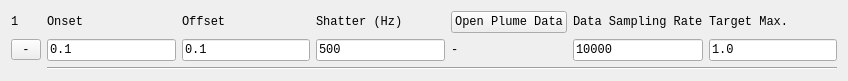
<?xml version="1.0" encoding="UTF-8"?>
<ui version="4.0">
 <class>Form</class>
 <widget class="QWidget" name="Form">
  <property name="geometry">
   <rect>
    <x>0</x>
    <y>0</y>
    <width>848</width>
    <height>76</height>
   </rect>
  </property>
  <property name="sizePolicy">
   <sizepolicy hsizetype="Preferred" vsizetype="Preferred">
    <horstretch>0</horstretch>
    <verstretch>0</verstretch>
   </sizepolicy>
  </property>
  <property name="font">
   <font>
    <family>Lucida Console</family>
   </font>
  </property>
  <property name="windowTitle">
   <string>Form</string>
  </property>
  <layout class="QGridLayout" name="gridLayout">
   <item row="1" column="5">
    <widget class="QLabel" name="plumeDataLabel">
     <property name="text">
      <string>-</string>
     </property>
    </widget>
   </item>
   <item row="0" column="6">
    <widget class="QLabel" name="label_5">
     <property name="text">
      <string>Data Sampling Rate</string>
     </property>
    </widget>
   </item>
   <item row="1" column="7">
    <widget class="QLineEdit" name="targetMaxEdit">
     <property name="text">
      <string>1.0</string>
     </property>
    </widget>
   </item>
   <item row="2" column="2" colspan="6">
    <widget class="Line" name="line_2">
     <property name="orientation">
      <enum>Qt::Horizontal</enum>
     </property>
    </widget>
   </item>
   <item row="0" column="3">
    <widget class="QLabel" name="label_2">
     <property name="text">
      <string>Offset</string>
     </property>
    </widget>
   </item>
   <item row="0" column="7">
    <widget class="QLabel" name="label_3">
     <property name="text">
      <string>Target Max.</string>
     </property>
    </widget>
   </item>
   <item row="1" column="3">
    <widget class="QLineEdit" name="offsetEdit">
     <property name="text">
      <string>0.1</string>
     </property>
    </widget>
   </item>
   <item row="1" column="2">
    <widget class="QLineEdit" name="onsetEdit">
     <property name="text">
      <string>0.1</string>
     </property>
    </widget>
   </item>
   <item row="0" column="2">
    <widget class="QLabel" name="label">
     <property name="text">
      <string>Onset</string>
     </property>
    </widget>
   </item>
   <item row="1" column="6">
    <widget class="QLineEdit" name="dataSamplingRateEdit">
     <property name="text">
      <string>10000</string>
     </property>
    </widget>
   </item>
   <item row="0" column="4">
    <widget class="QLabel" name="label_8">
     <property name="text">
      <string>Shatter (Hz)</string>
     </property>
    </widget>
   </item>
   <item row="1" column="0">
    <widget class="QToolButton" name="removeButton">
     <property name="text">
      <string>-</string>
     </property>
    </widget>
   </item>
   <item row="1" column="4">
    <widget class="QLineEdit" name="shatterHzEdit">
     <property name="text">
      <string>500</string>
     </property>
    </widget>
   </item>
   <item row="0" column="5">
    <widget class="QPushButton" name="openPlumeDataButton">
     <property name="text">
      <string>Open Plume Data</string>
     </property>
    </widget>
   </item>
   <item row="0" column="0">
    <widget class="QLabel" name="position">
     <property name="text">
      <string>1</string>
     </property>
    </widget>
   </item>
  </layout>
 </widget>
 <resources/>
 <connections/>
</ui>
